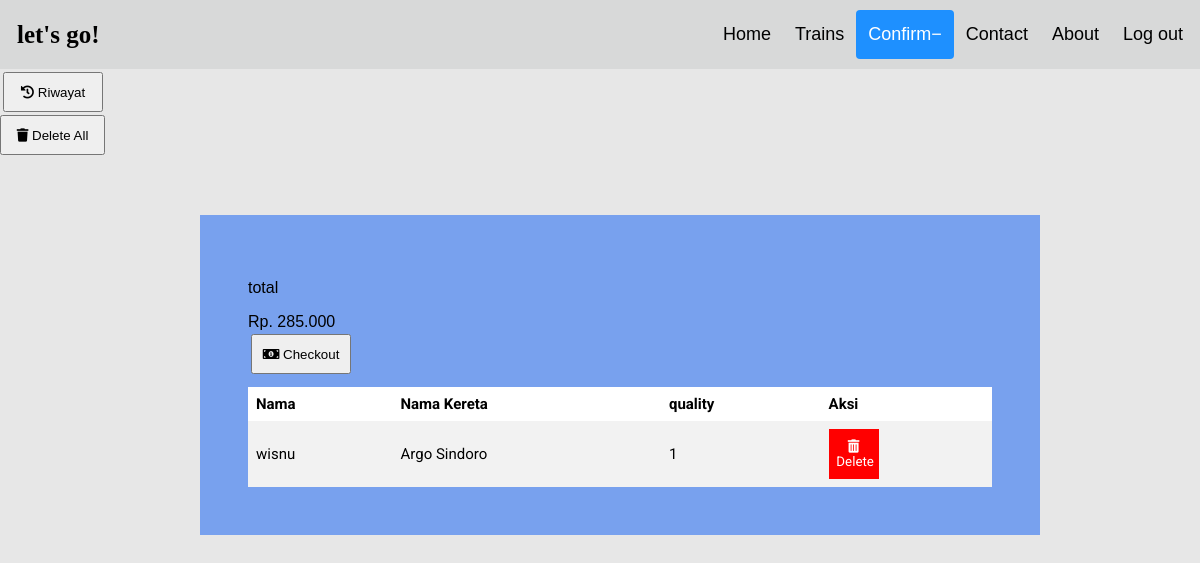
/user/cart.php (signed in), run on the app's committed database.
### tables this page shows
CREATE TABLE IF NOT EXISTS `user` (
  `id` int(5) NOT NULL AUTO_INCREMENT,
  `full_name` varchar(255) DEFAULT NULL,
  `username` varchar(255) DEFAULT NULL,
  `gender` enum('Laki-Laki','Perempuan') DEFAULT NULL,
  `kontak` varchar(20) DEFAULT NULL,
  `email` varchar(20) DEFAULT NULL,
  `pass` varchar(35) DEFAULT NULL,
  `level` enum('user','admin') DEFAULT 'user',
  PRIMARY KEY (`id`),
  UNIQUE KEY `username` (`username`),
  UNIQUE KEY `email` (`email`)
);

CREATE TABLE IF NOT EXISTS `jadwal` (
  `id_jd` int(5) NOT NULL AUTO_INCREMENT,
  `nama_kr` varchar(255) DEFAULT NULL,
  `asal` int(11) DEFAULT NULL,
  `tujuan` int(11) DEFAULT NULL,
  `tgl_berangkat` datetime DEFAULT NULL,
  `tgl_tiba` datetime DEFAULT NULL,
  `kelas` enum('eksekutif','bisnis','ekonomi') DEFAULT NULL,
  `harga` int(11) DEFAULT NULL,
  `kursi` int(3) DEFAULT NULL,
  PRIMARY KEY (`id_jd`),
  KEY `FK_jadwal_stasiun` (`asal`),
  KEY `FK_jadwal_stasiun_2` (`tujuan`),
  CONSTRAINT `FK_jadwal_stasiun` FOREIGN KEY (`asal`) REFERENCES `stasiun` (`id_st`) ON DELETE CASCADE ON UPDATE CASCADE,
  CONSTRAINT `FK_jadwal_stasiun_2` FOREIGN KEY (`tujuan`) REFERENCES `stasiun` (`id_st`) ON DELETE CASCADE ON UPDATE CASCADE
);

CREATE TABLE IF NOT EXISTS `cart` (
  `id_user` int(11) DEFAULT NULL,
  `id_jd` int(11) DEFAULT NULL,
  `qty` int(11) DEFAULT NULL,
  KEY `FK_cart_jadwal` (`id_jd`),
  KEY `FK_cart_user` (`id_user`),
  CONSTRAINT `FK_cart_jadwal` FOREIGN KEY (`id_jd`) REFERENCES `jadwal` (`id_jd`) ON DELETE CASCADE ON UPDATE CASCADE,
  CONSTRAINT `FK_cart_user` FOREIGN KEY (`id_user`) REFERENCES `user` (`id`) ON DELETE CASCADE ON UPDATE CASCADE
);

### user/cart.php (the view, shortened to what this page needs)
<!DOCTYPE html>
<html lang="en">
    <head>
        <link rel="stylesheet" type="text/css" href="../assets/css/style-user.css">
        <link rel="stylesheet" href="https://use.fontawesome.com/releases/v5.8.1/css/all.css">
    </head>
    <body>
        <div class="header">
            <a href="#default" class="logo">let's go!</a>
            <div class="header-right">
                <a href="./index.php">Home</a>
                <a href="./trains.php">Trains</a>
                <a class="active" href="#confirm">Confirm</a>
                <a href="./indexKontak.php">Contact</a>
                <a href="./aboutus.php">About</a>
                <a href="../login/index.php">Log out</a>
            </div>
        </div>
        <div id="flex-container-cart">
            <div>
                <form action="./riwayat-transaksi.php" method="post">
                    <button class="btn-abang-cart">
                        <i class="fas fa-history    "></i>
                        <span>Riwayat</span>
                    </button>
                </form>
            </div>
            <div>
                <?php
                   include '../config/koneksi.php';
                            $idUser = $_SESSION['id'];
                            $sql = "SELECT * FROM cart where id_user = $idUser";
                            $query = mysqli_query($db, $sql);
                            $cart = mysqli_fetch_array($query);
                    echo "<a class='button' href='./controllerCart.php?act=del&&id_jd=$cart[1]&&idUser=$cart[0]'><button onclick=' return confirm('Sure to drop the cart?')'  style='height:40px; width:105px;'><i class='fas fa-trash    '></i>
                        Delete All</button></a>";
                    ?>
            </div>
        </div>
        <div class="cart" style="margin-top:5%;">
            <table class="kotak-cart">
                <tbody>
                    <?php
                            $idUser = $_SESSION['id'];
                            $sql = "SELECT * FROM cart where id_user = $idUser";
                            $query = mysqli_query($db, $sql);
                            $cart = mysqli_fetch_array($query);
                            if($cart) {
                                ?>
                    <tr class="kotak-judul">
                        <th>Nama</th>
                        <th>Nama Kereta</th>
                        <th>quality</th>
                        <th>Aksi</th>
                    </tr>
                    <?php
                                echo "<tr style='text-align:center; height:60px;'>";
                                $st=mysqli_query($db, "SELECT username from user where id=$cart[0]");
                                $nmst = mysqli_fetch_array($st);
                                echo "<td>" . $nmst['username'] . "</td>";
                                $st1=mysqli_query($db, "SELECT nama_kr from jadwal where id_jd=$cart[1]");
                                $nmst1 = mysqli_fetch_array($st1);
                                echo "<td>" . $nmst1['nama_kr'] . "</td>";
                                echo "<td>" . $cart[2] . "</td>";
                                echo "<td>";
                                echo "<a class='button' href='./controllerCart.php?act=del&&id_jd=$cart[1]&&idUser=$cart[0]'><button class='btn-trash-cart'> <i class='fas fa-trash-alt    '></i> Delete</button></a>";
                                echo "</td>";
                                echo "</tr>";
                                ?>
                    <p>total</p>
                    <?php
                                 $idUser = $_SESSION['id'];
                                 $sql1 = "SELECT * FROM cart where id_user = $idUser";
                                 $query1 = mysqli_query($db, $sql1);
                                 $jum1 = mysqli_fetch_array($query1);
                                ?>
                            <br><a href="./checkout.php?jml=<?php echo $jum1[2]; ?>">
                            <button class="btn-abang-cart">
                            <i class="fas fa-money-bill-alt    "></i>
                            <span>Checkout</span>
                            </button>
                            </a>
                    <?php
                            }
                            ?>
                </tbody>
                <br>
        </div>
    </body>
</html>

### assets/css/style-user.css (style rules this page uses)
* { box-sizing: border-box; }
body { margin: 0; font-family: Arial, Helvetica, sans-serif; background-color: #e7e7e7; }
.header { overflow: hidden; background-color: rgba(178, 182, 182, 0.3); padding: 10px 5px; z-index: 6; }
.header a { float: left; color: black; text-align: center; padding: 12px; text-decoration: none; font-size: 18px; line-height: 25px; border-radius: 4px; }
.header a.logo { font-size: 25px; font-weight: bold; }
.header a.active { background-color: dodgerblue; color: white; }
.header-right { float: right; }
.logo { font-family: 'Kaushan Script', cursive; }
form,form .input-icon { width: 100%; }
th, td { text-align: left; padding: 8px; font-size: 15px; }
tr:nth-child(even) { background-color: #f2f2f2; }
.btn-abang-cart { height: 40px; width: 100px; margin: 3px; margin-right:10px; }
.kotak-cart { margin-top: 10px; padding: 20px; border-collapse: collapse; width:100%; font-family: 'Roboto', sans-serif; text-align: center; }
.kotak-cart th, td { text-align: left; padding: 8px; }
th { background-color: rgb(255, 255, 255); color: rgb(0, 0, 0); }
.cart { padding: 4%; height: 100%; width: 70%; margin: 200px; background-color: #78a1ee; }
.btn-trash-cart { padding: 5%; height: 50px; width: 50px; background-color: red; border: none; font-family: 'Roboto', sans-serif; color: #ffffff; }
.active, .accordion:hover { background-color: #ccc; }
.active:after { content: "\2212"; }

### data on the page
user: username "wisnu"
jadwal: nama_kr "Argo Sindoro"
cart: qty "1"
